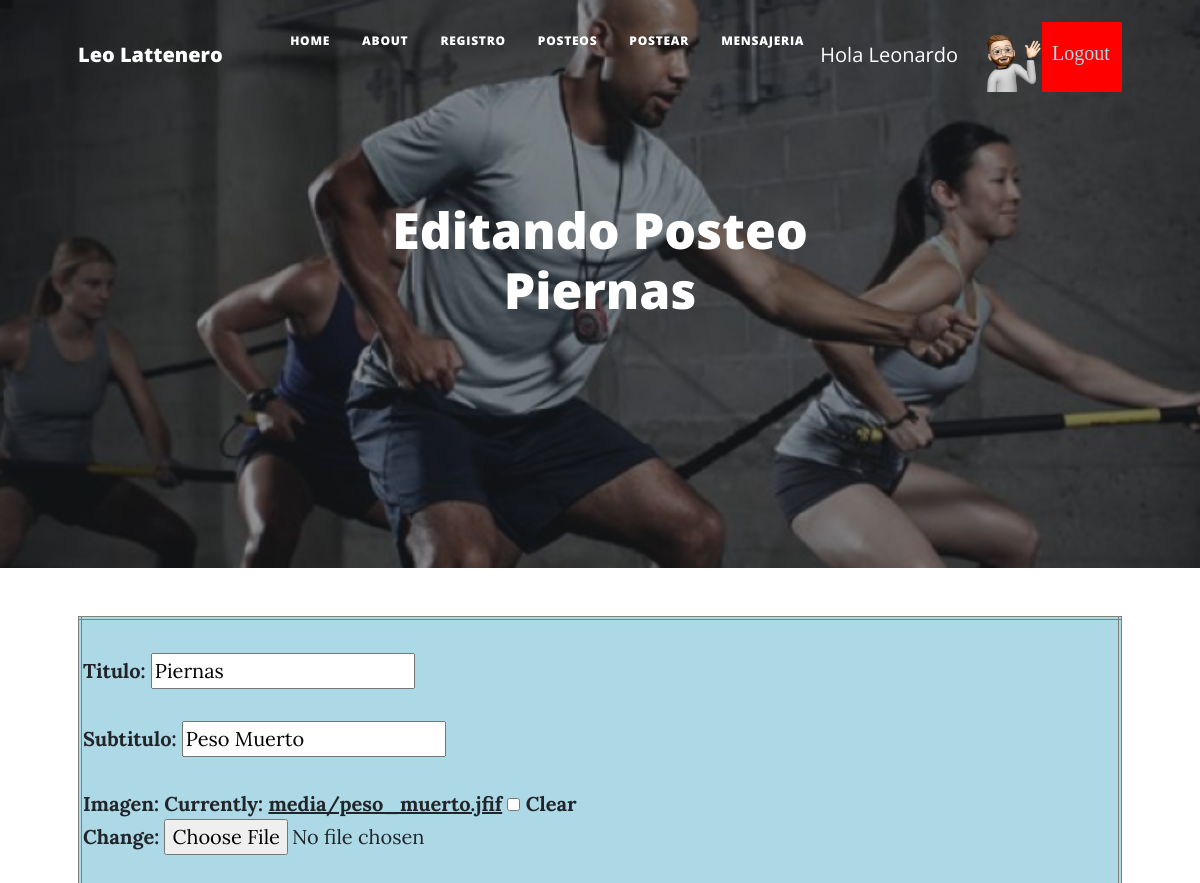
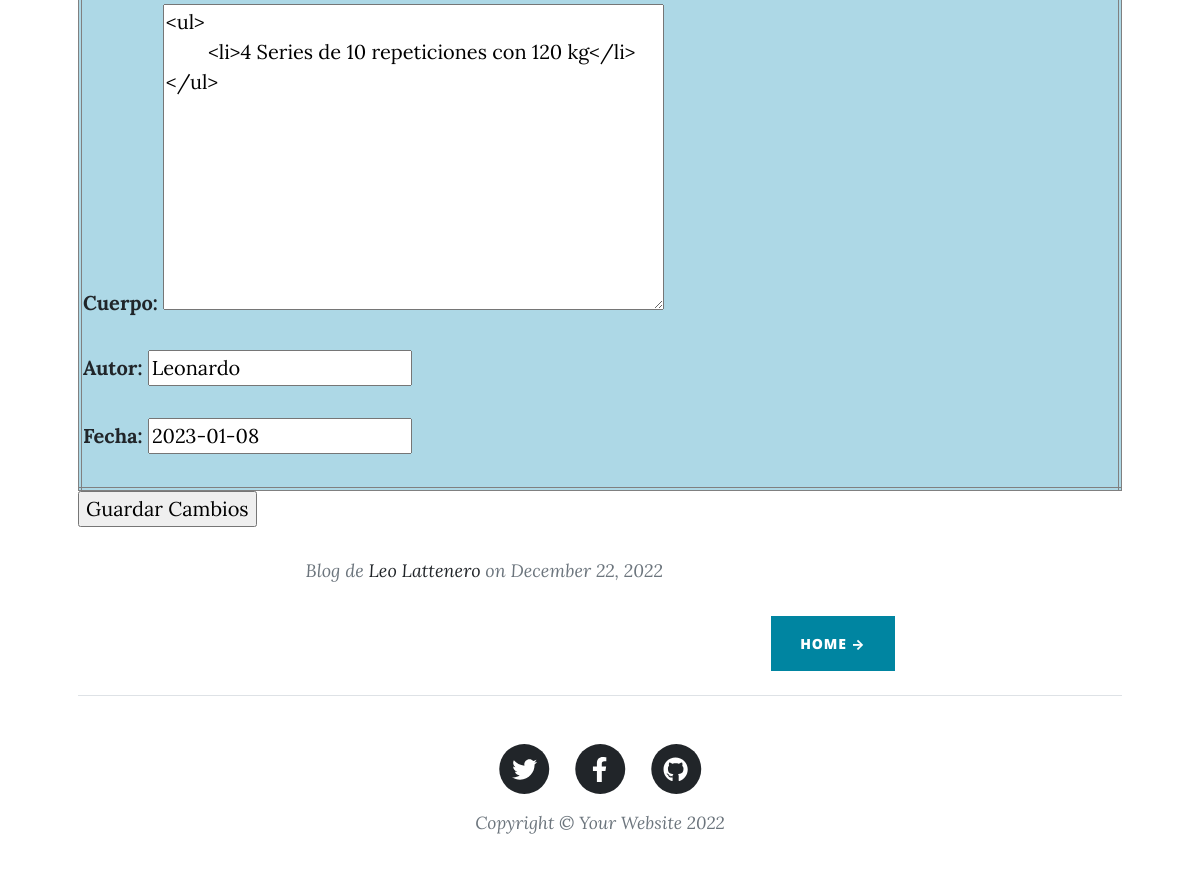
The page /editarPosteos/83 (signed in) on the database its author committed (2 pictures, top to bottom).
### AppRutinas/models.py (models this page shows)
class Posteo(models.Model):
    titulo = models.CharField(max_length=255)
    subtitulo = models.CharField(max_length=255)
    imagen = models.ImageField(upload_to='media', blank=True)
    cuerpo = RichTextUploadingField() # CKEditor Rich Text Field
    autor = models.CharField(max_length=255)
    fecha = models.DateField(default='2023-1-8')
    def __str__(self):
        return self.titulo

### AppRutinas/views.py (the view)
# urls.py: path("editarPosteos/<id>", editarPosteos, name="editarPosteos"),
@login_required
def editarPosteos(request, id):
    username=request.user.get_username()
    posteo=Posteo.objects.get(id=id)
    if username==posteo.autor or request.user.is_superuser:
        if request.method=="POST":
            form=PostForm(request.POST, request.FILES)
            print(form)
            if form.is_valid():
                informacion= form.cleaned_data
                image = informacion["imagen"]
                if str(type(image)) == "<class 'NoneType'>":
                    pass
                else:
                    posteo.imagen = informacion["imagen"]
                posteo.titulo= informacion["titulo"]
                posteo.subtitulo= informacion["subtitulo"]
                posteo.cuerpo= informacion["cuerpo"]
                posteo.autor= informacion["autor"]
                posteo.fecha= informacion["fecha"]
                posteo.save()
                print(posteo)
                posteos=Posteo.objects.all().order_by('-id')
                return render (request, "mensajes.html", {"mensaje": "POSTEO EDITADO CORRECTAMENTE!!", "posteos":posteos, "imagen": obtenerAvatar(request)})
        else:
            form= PostForm(initial={"titulo":posteo.titulo, "subtitulo":posteo.subtitulo, "imagen":posteo.imagen, "cuerpo":posteo.cuerpo, "autor":posteo.autor, "fecha":posteo.fecha})
        return render(request, "editarPosteos.html", {"form":form, "posteo":posteo, "imagen": obtenerAvatar(request)})
    else:
        return render(request, "mensajes.html", {"mensaje": "Solo puede editar sus publicaciones!", "imagen": obtenerAvatar(request)})

### AppRutinas/forms.py
class PostForm(ModelForm):
    class Meta:
        model = Posteo
        fields = ['titulo','subtitulo','imagen','cuerpo','autor','fecha']

### AppLogin/views.py (called while the page is built)
def obtenerAvatar(request):
    if request.user.is_authenticated:
        lista=Avatar.objects.filter(user=request.user)
        if len(lista)!=0:
            imagen=lista[0].imagen.url
        else:
            imagen="/media/avatares/avatarpordefecto.jpg"
        return imagen

### AppRutinas/templates/editarPosteos.html (shortened to what this page needs)
{% extends "indexR.html" %}
{% load static %}
{% block titulo %}
<h1 class="mb-5" style= "font-size: 50px; text-align: center; color: white;"  > Editando Posteo {{ posteo }}</h1>
{% endblock %}
{% block contenido_que_cambia %}
<div class="container px-4 px-lg-5">
    <div class="justify-content-center">
        <div class=" justify-content-center">
            <div class="post-preview">
                <form action="{% url 'editarPosteos' posteo.id %}" method="POST" enctype="multipart/form-data"> {% csrf_token %}
                    <table width="100%" style="border: 4px double grey; text-align: left; background-color: lightblue;">
                        <th> {{ form.as_p  }}</th>
                        <th> {{ form.media }}</th>
                    </div>
                    <div class="form-group">
                    <input type="submit" value="Guardar Cambios">
                    </div>
            </div>
        </div>
    </div>
{% endblock %}

### AppRutinas/templates/indexR.html (shortened to what this page needs)
<!DOCTYPE html>
<html lang="en">
    <head>
        {% load static %}
        <link href="{% static 'css/styles.css' %}" rel="stylesheet" />
    </head>
    <body>
        <nav class="navbar navbar-expand-lg navbar-light" id="mainNav">
            <div class="container px-4 px-lg-5">
                <a class="navbar-brand" href="{% url 'about' %}">Leo Lattenero </a>
                <div class="collapse navbar-collapse" id="navbarResponsive">
                    <ul class="navbar-nav ms-auto py-4 py-lg-0">
                        <li class="nav-item"><a class="nav-link px-lg-3 py-3 py-lg-4" href="{% url 'inicioRut' %}">Home</a></li>
                        <li class="nav-item"><a class="nav-link px-lg-3 py-3 py-lg-4" href="{% url 'about' %}">About</a></li>
                        <li class="nav-item"><a class="nav-link px-lg-3 py-3 py-lg-4" href="{% url 'register' %}">Registro</a></li>
                        <li class="nav-item"><a class="nav-link px-lg-3 py-3 py-lg-4" href="{% url 'posteos' %}">Posteos</a></li>
                        {% if user.is_authenticated %}
                        <li class="nav-item"><a class="nav-link px-lg-3 py-3 py-lg-4" href="{% url 'posteoForm' %}">Postear</a></li>
                        <li class="nav-item"><a class="nav-link px-lg-3 py-3 py-lg-4" href="{% url 'mensajeFormulario' %}">Mensajeria</a></li>
                        <p style="color: white"> Hola   {{ user.username }}</p>
                        <img src="{{ imagen }}" class="img" alt="">
                        <a class="bot2" href="{% url 'logout' %}">Logout</a>
                        {% else %}
                        <a class="bot" href="{% url 'login' %}">Login</a>
                        {% endif %}
                    </ul>
                </div>
            </div>
        </nav>
        <header class="masthead" style="background-image: url('/static/assets/img/entrenamiento.png')">
            <div class="container position-relative px-4 px-lg-5">
                <div class="row gx-4 gx-lg-5 justify-content-center">
                    <div class="col-md-10 col-lg-8 col-xl-7">
                        <div class="site-heading">
                            {% block titulo %}
                            {% endblock %}
                        </div>
                    </div>
                </div>
            </div>
        </header>
        {% block contenido_que_cambia %}
        {% endblock %}
        <div class="container px-4 px-lg-5">
            <div class="row gx-4 gx-lg-5 justify-content-center">
                <div class="col-md-10 col-lg-8 col-xl-7">
                    <div class="post-preview">
                        <p class="post-meta">
                            Blog de
                            <a href="{% url 'about' %}">Leo Lattenero </a>
                            on December 22, 2022
                        </p>
                    <div class="d-flex justify-content-end mb-4"><a class="btn btn-primary text-uppercase" href="{% url 'inicioRut' %}"> Home →</a></div>
                </div>
            </div>
        </div>
        <footer class="border-top">
            <div class="container px-4 px-lg-5">
                <div class="row gx-4 gx-lg-5 justify-content-center">
                    <div class="col-md-10 col-lg-8 col-xl-7">
                        <ul class="list-inline text-center">
                            <li class="list-inline-item">
                                <a href="https://twitter.com/LeonardoLatten1" target="_blank">
                                    <span class="fa-stack fa-lg">
                                        <i class="fas fa-circle fa-stack-2x"></i>
                                        <i class="fab fa-twitter fa-stack-1x fa-inverse"></i>
                                    </span>
                                </a>
                            </li>
                            <li class="list-inline-item">
                                <a href="https://www.facebook.com/leonardo.lattenero" target="_blank">
                                    <span class="fa-stack fa-lg">
                                        <i class="fas fa-circle fa-stack-2x"></i>
                                        <i class="fab fa-facebook-f fa-stack-1x fa-inverse" ></i>
                                    </span>
                                </a>
                            </li>
                            <li class="list-inline-item">
                                <a href="https://github.com/LeoLatt" target="_blank">
                                    <span class="fa-stack fa-lg">
                                        <i class="fas fa-circle fa-stack-2x"></i>
                                        <i class="fab fa-github fa-stack-1x fa-inverse"></i>
                                    </span>
                                </a>
                            </li>
                        </ul>
                        <div class="small text-center text-muted fst-italic">Copyright &copy; Your Website 2022</div>
                    </div>
                </div>
            </div>
        </footer>
    </body>
</html>

### AppRutinas/templates/indexR.html (style rules this page uses)
.img { margin-top: 14px; margin-left: 14px; width: 70px; height: 70px; }
.bot2 { display: inline-block; margin-top: 14px; background-color: red; font-family:'Times New Roman', Times, serif; width: 80px; height: 70px; padding: 16px 10px; color:lightblue; }

### rows shown on the page
Posteo: titulo "Piernas", subtitulo "Peso Muerto", cuerpo "<ul> <li>4 Series de 10 repeticiones con 120 kg</li> </ul>", autor "Leonardo", fecha "2023-01-08"

### other values the page prints
{{ user.username }} "Leonardo"
